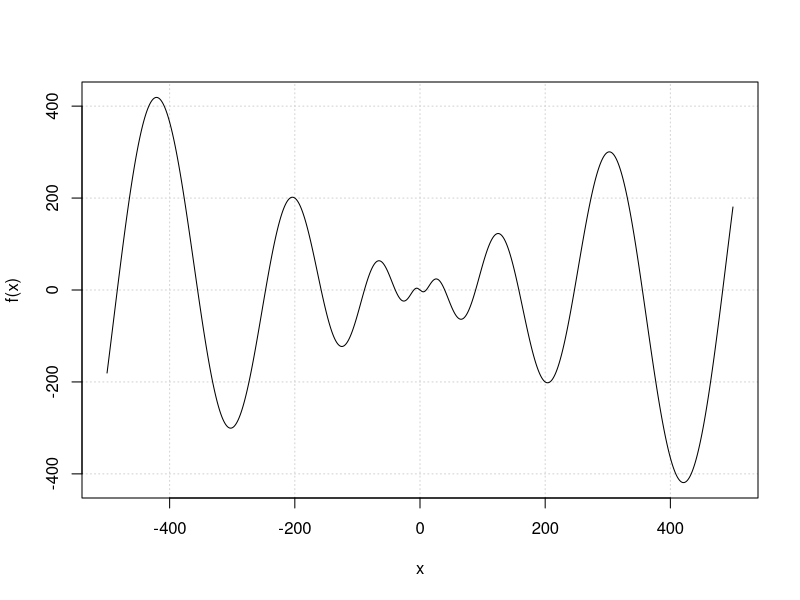
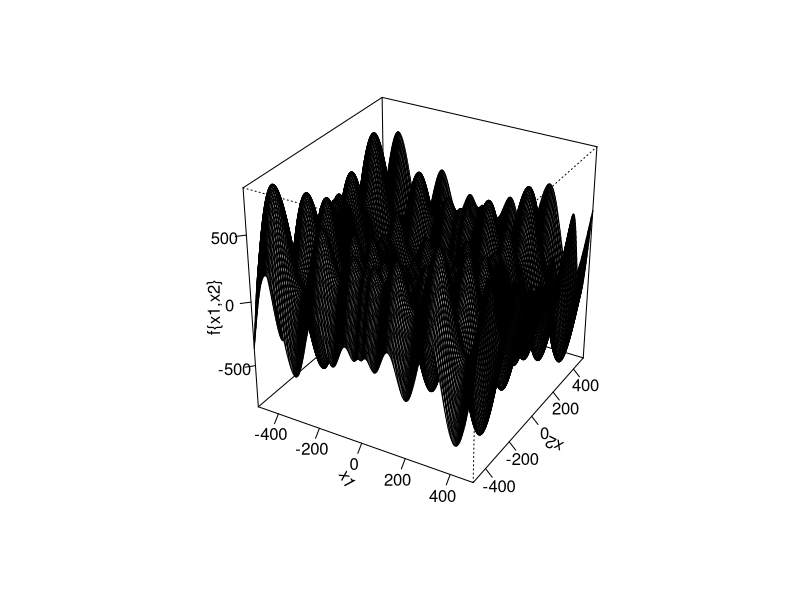
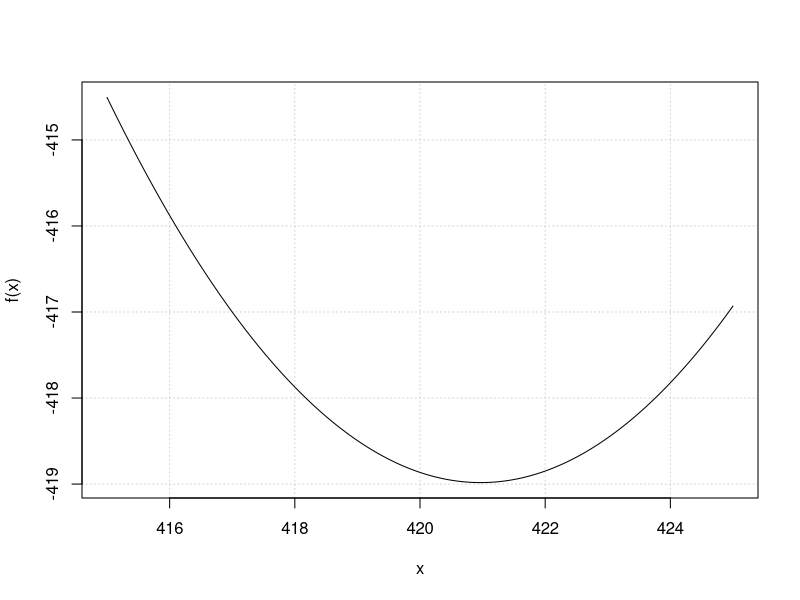
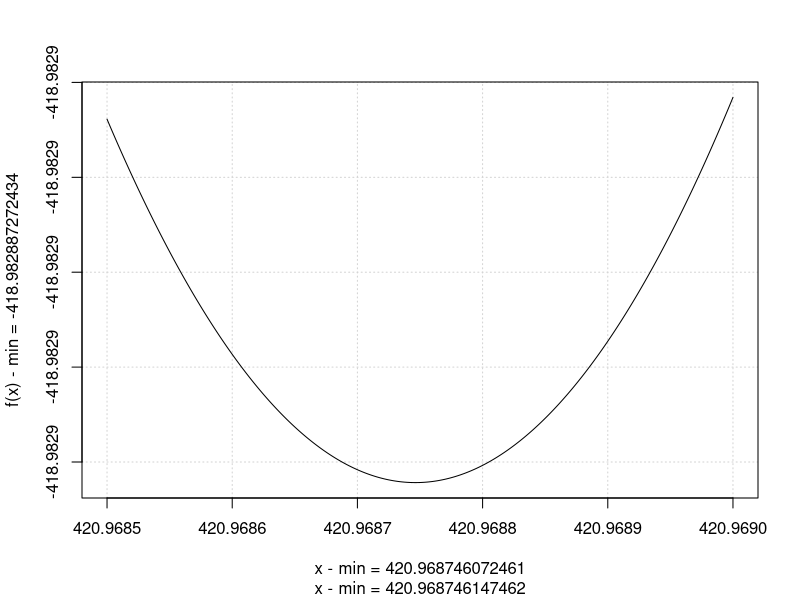

These charts were generated, in order, by the following R code:
#Função que plota o gráfico em 2 dimensões
f3.teste <- function(){
    x<-seq(-500.0 , 500.0,length=1000)
    f<-function(x) {
        ( -x * sin(sqrt(abs(x))) )}

    y<-f(x)
    plot(x, y, type = "l", ylab = "f(x)", panel.first = grid())
}

f3.teste()


#Função que plota o gráfico em 3 dimensões
f3.teste2 <- function(){
    x1<-seq(-500.0 , 500.0,length=200)
    x2<-x1
    f<-function(x1,x2) {
        ( ( -x1 * sin(sqrt(abs(x1))) ) + ( -x2 * sin(sqrt(abs(x2))) ) )}

    z<-outer(x1,x2, f)

    persp(x1,x2,z,theta=30,phi=30, ltheta=90,shade=0.50,ticktype="detailed",d=5, zlab = "f{x1,x2}")
}

f3.teste2()


#Função que plota o gráfico em 2 dimensões
f3.teste3 <- function(){
    x<-seq(415.0 , 425.0,length=1000)
    f<-function(x) {
        ( -x * sin(sqrt(abs(x))) )}

    y<-f(x)
    plot(x, y, type = "l", ylab = "f(x)", panel.first = grid())
}

f3.teste3()



#Função que identifica o mínimo global
f3.teste4 <- function(){
    x<-seq(420.9685 , 420.9690,length=100000)
    f<-function(x) {
        ( -x * sin(sqrt(abs(x))) )}

    y<-f(x)
    mY = min(y);
    index = which(y == mY);
    mX = x[index];

    ylab = paste("f(x) - min =", mY);
    xlab = paste("x - min =", mX);
    plot(x, y, type = "l", ylab = ylab, xlab = xlab, panel.first = grid());
    return (min(y));
}

a = f3.teste4()

print(a*30, digits = 20)
#print(f3.exec09$best[1000], digits = 20) #Para comparar







